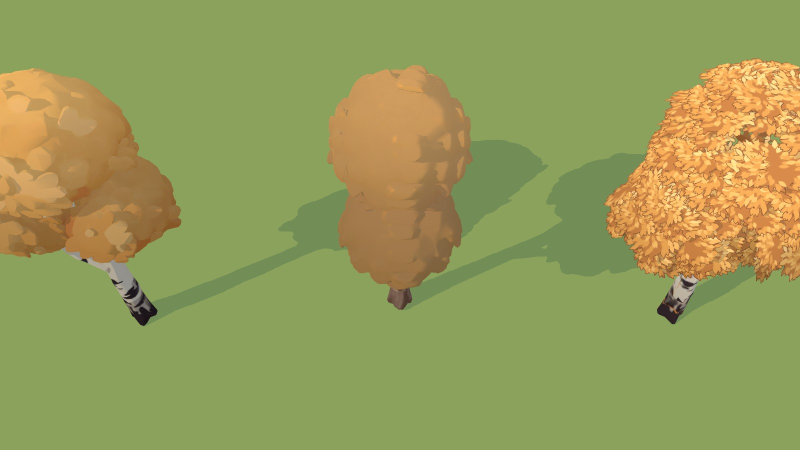
#> input picture art/source/enemies/ab_birch_game.jpg, 1600 x 900 px (shown at 1/2 size)
$ python cutout_views.py ../../art/source/enemies/ab_birch_game.jpg ../../art/source/enemies/ab_birch_turnaround.jpg ../../art/source/enemies/ab_birch_turnaround.jpg ../../art/source/enemies/ab_birch_turnaround.jpg ../../art/source/enemies/ab_birch_turnaround.jpg
#> lines starting #> are read from the running program, lines starting #| are printed output that depends on the picture; after the words box and inside, x2 and y2 are one past the last pixel; in counts of white or black regions, pixels touching at a corner belong together
"""Cut flat-grey-background concept views into RGBA images (no fal call needed).

Usage:
  python3 tools/fal/cutout_views.py front.png views.png out_dir
front.png: single front view; views.png: side (left half) + back (right half) sheet.
Background = pixels close to the corner grey that are connected to the image border (flood fill),
so grey gaps enclosed by the silhouette stay opaque only if truly enclosed.
Optional: prefix (default fern_v1) and the names of the main view and the two sheet views
(default front,side,back), e.g. `... out_dir mist_wolf side,front,back` for a creature drawn in profile.
Writes out_dir/<prefix>_{front,side,back}_cut.png, each cropped to the figure and padded on a
common canvas so all views share the same figure height (Meshy multi-image wants matching scale).
"""
import sys

import numpy as np
from PIL import Image
from scipy import ndimage


def cut(im: Image.Image, tol: float = 18.0) -> Image.Image:
#> called with tol = 18
    a = np.asarray(im.convert("RGB")).astype(np.float32)
    bg = np.median(np.concatenate([a[:8, :8].reshape(-1, 3), a[-8:, -8:].reshape(-1, 3)]), axis=0)
#> bg = [139, 162, 92]
    close = np.linalg.norm(a - bg, axis=2) < tol
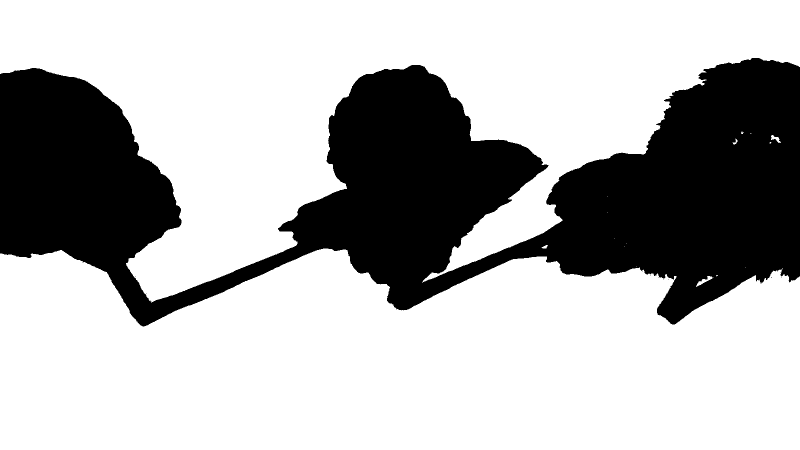
#> close: shape (900, 1600) bool (shown at 1/2 size); 69.9% white; 11 black regions (10 under 20 px), largest, box (x1, y1, x2, y2) and area: (0, 116, 1600, 653) 433256
    lab, _ = ndimage.label(close)
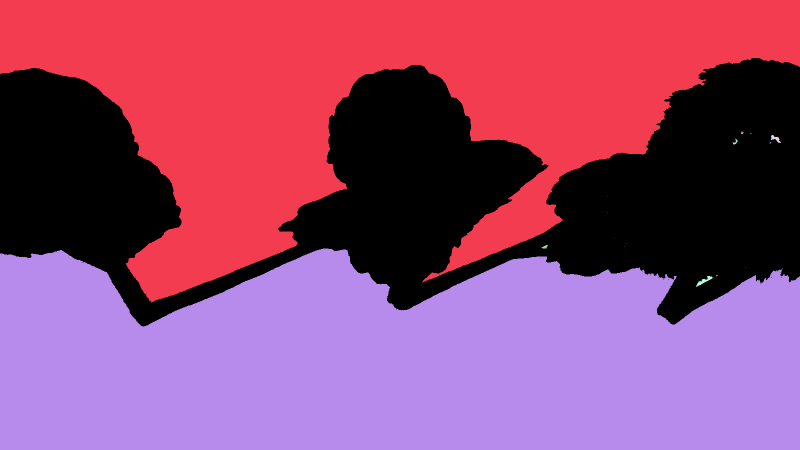
#> lab: shape (900, 1600) int32 (shown at 1/2 size); 20 distinct labels, from 0 to 19; one colour per label, 0 black
    border = set(np.unique(np.concatenate([lab[0], lab[-1], lab[:, 0], lab[:, -1]]))) - {0}
#> border = 2 items
    mask = ~np.isin(lab, list(border))
#> mask: shape (900, 1600) bool; 30.1% white; 9 white regions (8 under 20 px), largest, box (x1, y1, x2, y2) and area: (0, 116, 1600, 653) 433753
    mask = ndimage.binary_opening(mask, iterations=1)
#> mask: shape (900, 1600) bool; 30.1% white; 1 white region, box (x1, y1, x2, y2) and area: (0, 116, 1600, 653) 433654
    # keep the largest component only (drops specks)
    lab2, n = ndimage.label(mask)
#> n = 1
    if n > 1:
        sizes = ndimage.sum(mask, lab2, range(1, n + 1))
        mask = lab2 == (1 + int(np.argmax(sizes)))
    mask = ndimage.binary_fill_holes(mask) if False else mask
    alpha = (ndimage.gaussian_filter(mask.astype(np.float32), 0.6) * 255).clip(0, 255).astype(np.uint8)
    rgba = np.dstack([a.astype(np.uint8), alpha])
    ys, xs = np.nonzero(mask)
    return Image.fromarray(rgba).crop((xs.min(), ys.min(), xs.max() + 1, ys.max() + 1))


def main() -> None:
    front_p, views_p, out = sys.argv[1:4]
    prefix = sys.argv[4] if len(sys.argv) > 4 else "fern_v1"
    names = sys.argv[5].split(",") if len(sys.argv) > 5 else ["front", "side", "back"]
    front = cut(Image.open(front_p))
    v = Image.open(views_p)
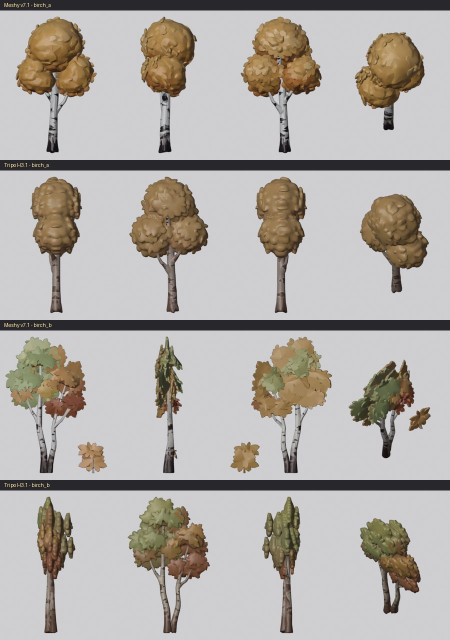
#> input picture art/source/enemies/ab_birch_turnaround.jpg, 900 x 1280 px (shown at 1/2 size)
#> v is the input picture: PIL image 900x1280 RGB; mean R, G, B 177.3, 172.6, 167.7
    w, h = v.size
#> w = 900; h = 1280
    side = cut(v.crop((0, 0, w // 2, h)))
#> call 2 of cut, with tol = 18
#> in cut (call 2), `bg = np.median(np.concatenate([a[:8, :8].reshape(-1, 3), a[-8:, -8:].r..`: bg = [125.5, 125, 133.5]
#> in cut (call 2), `close = np.linalg.norm(a - bg, axis=2) < tol`: close: shape (1280, 450) bool; 0.24% white in thin lines or dots, all inside (x1, y1, x2, y2) = (19, 47, 420, 1266)
#> in cut (call 2), `lab, _ = ndimage.label(close)`: lab: shape (1280, 450) int32; 648 distinct labels, from 0 to 647
#> in cut (call 2), `border = set(np.unique(np.concatenate([lab[0], lab[-1], lab[:, 0], lab..`: border = 0 items
#> in cut (call 2), `mask = ~np.isin(lab, list(border))`: mask: shape (1280, 450) bool; every value is 1
#> in cut (call 2), `mask = ndimage.binary_opening(mask, iterations=1)`:
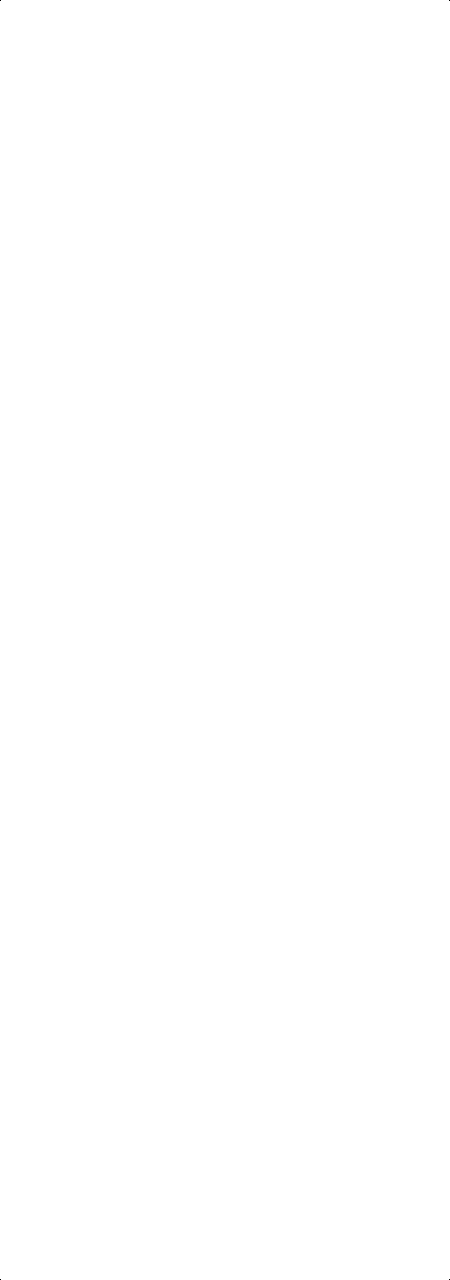
#> mask: shape (1280, 450) bool; 100% white; black in thin lines or dots
#> in cut (call 2), `lab2, n = ndimage.label(mask)`: lab2: shape (1280, 450) int32; values 0 (black) and 1 (white), 100% white; black in thin lines or dots
    back = cut(v.crop((w // 2, 0, w, h)))
#> call 3 of cut, with tol = 18
#> in cut (call 3), `a = np.asarray(im.convert("RGB")).astype(np.float32)`:
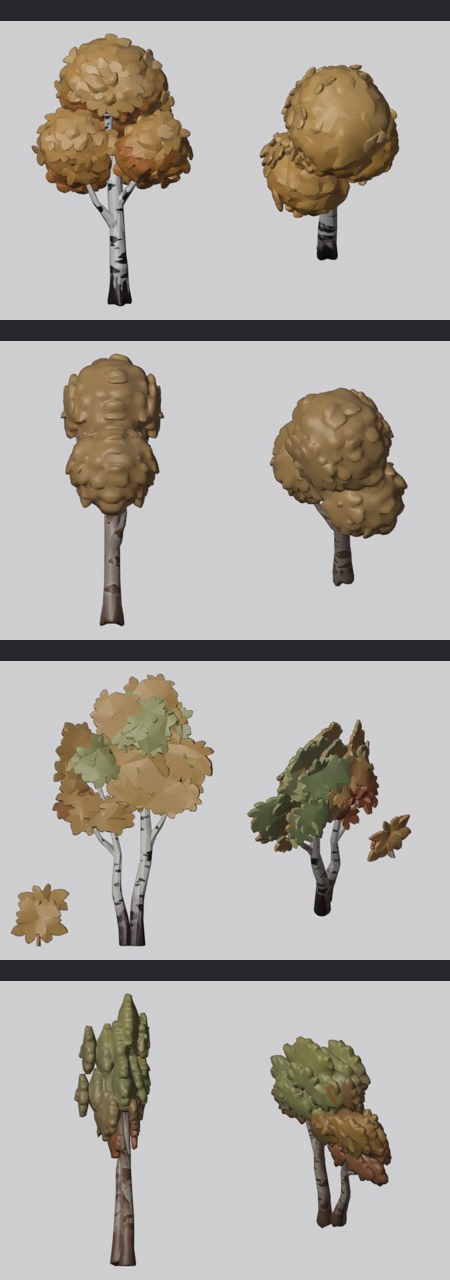
#> a: shape (1280, 450, 3) float32; mean R, G, B 178, 173.7, 167.8
#> in cut (call 3), `bg = np.median(np.concatenate([a[:8, :8].reshape(-1, 3), a[-8:, -8:].r..`: bg = [123, 122.5, 126]
#> in cut (call 3), `close = np.linalg.norm(a - bg, axis=2) < tol`:
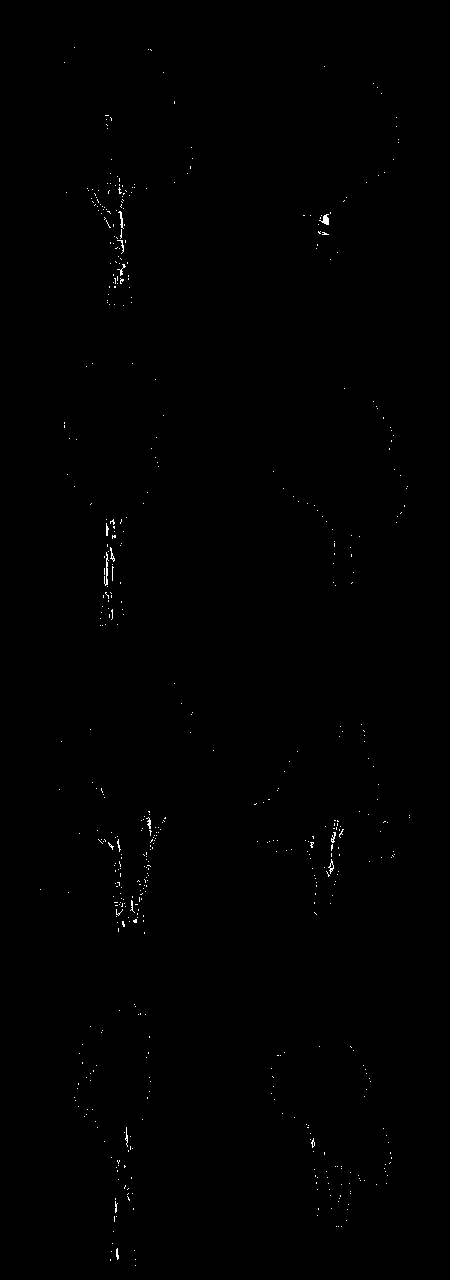
#> close: shape (1280, 450) bool; 0.27% white in thin lines or dots, all inside (x1, y1, x2, y2) = (40, 47, 410, 1266)
#> in cut (call 3), `lab, _ = ndimage.label(close)`: lab: shape (1280, 450) int32; 665 distinct labels, from 0 to 664
    target_h = 1600
    views = [(n, cut_im) for n, cut_im in zip(names, (front, side, back))]
#> views = 1 item
    widths = [round(im.width * target_h / im.height) for _, im in views]
#> widths = [4767]
    canvas_w = max(1400, max(widths) + 200)
#> canvas_w = 4967
    for name, im in views:
        s = target_h / im.height
        im = im.resize((max(1, round(im.width * s)), target_h), Image.LANCZOS)
        canvas = Image.new("RGBA", (canvas_w, 1800), (0, 0, 0, 0))
        canvas.paste(im, ((canvas_w - im.width) // 2, 100), im)
        canvas.save(f"{out}/{prefix}_{name}_cut.png")
        print(name, im.size)
#> this loop made 1 pass
#> s on pass 1: 2.98
#| ../../art/source/enemies/ab_birch_turnaround.jpg (4767, 1600)
#> pass 1, in main, `canvas.save(f"{out}/{prefix}_{name}_cut.png")`:
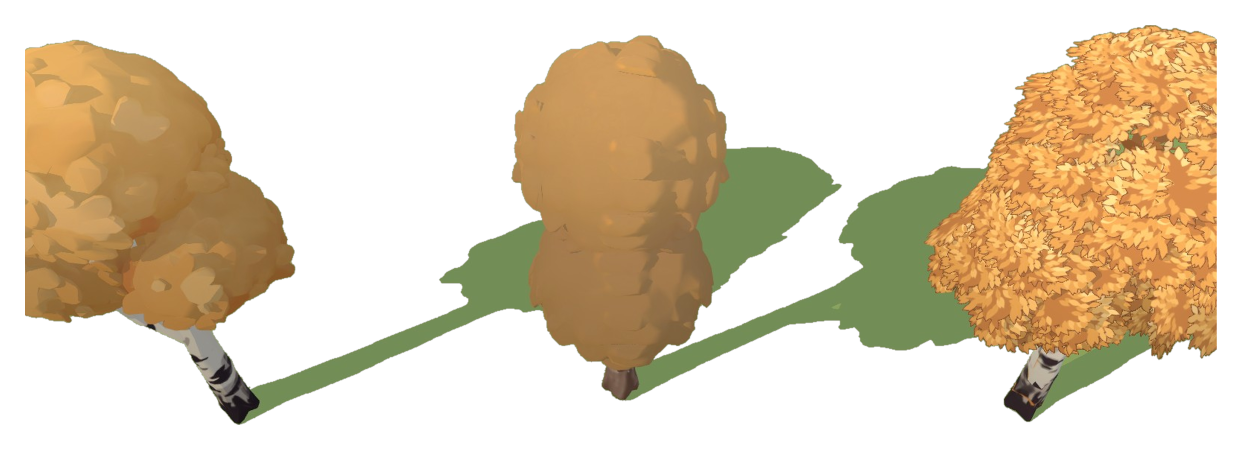
#> saved as ab_birch_turnaround.jpg_cut.png: PIL image 4967x1800 RGBA (shown at 1/4 size); mean R, G, B, A 75.7, 60.9, 35.6, 109.3; transparent parts drawn white


if __name__ == "__main__":
    main()
